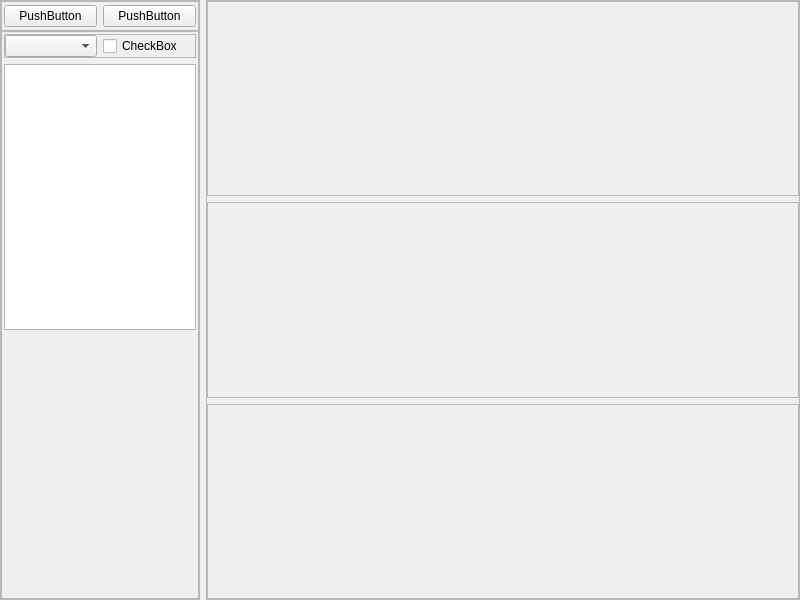
<?xml version="1.0" encoding="UTF-8"?>
<ui version="4.0">
 <class>Widget</class>
 <widget class="QWidget" name="Widget">
  <property name="geometry">
   <rect>
    <x>0</x>
    <y>0</y>
    <width>800</width>
    <height>600</height>
   </rect>
  </property>
  <property name="windowTitle">
   <string>Widget</string>
  </property>
  <layout class="QHBoxLayout" name="horizontalLayout">
   <property name="leftMargin">
    <number>0</number>
   </property>
   <property name="topMargin">
    <number>0</number>
   </property>
   <property name="rightMargin">
    <number>0</number>
   </property>
   <property name="bottomMargin">
    <number>0</number>
   </property>
   <item>
    <widget class="QFrame" name="frame">
     <property name="maximumSize">
      <size>
       <width>200</width>
       <height>16777215</height>
      </size>
     </property>
     <property name="frameShape">
      <enum>QFrame::StyledPanel</enum>
     </property>
     <property name="frameShadow">
      <enum>QFrame::Raised</enum>
     </property>
     <layout class="QVBoxLayout" name="verticalLayout">
      <property name="spacing">
       <number>0</number>
      </property>
      <property name="leftMargin">
       <number>0</number>
      </property>
      <property name="topMargin">
       <number>0</number>
      </property>
      <property name="rightMargin">
       <number>0</number>
      </property>
      <property name="bottomMargin">
       <number>0</number>
      </property>
      <item>
       <widget class="QFrame" name="frame_2">
        <property name="minimumSize">
         <size>
          <width>0</width>
          <height>30</height>
         </size>
        </property>
        <property name="frameShape">
         <enum>QFrame::StyledPanel</enum>
        </property>
        <property name="frameShadow">
         <enum>QFrame::Raised</enum>
        </property>
        <layout class="QHBoxLayout" name="horizontalLayout_2">
         <property name="leftMargin">
          <number>2</number>
         </property>
         <property name="topMargin">
          <number>2</number>
         </property>
         <property name="rightMargin">
          <number>2</number>
         </property>
         <property name="bottomMargin">
          <number>2</number>
         </property>
         <item>
          <widget class="QPushButton" name="pushButton">
           <property name="text">
            <string>PushButton</string>
           </property>
          </widget>
         </item>
         <item>
          <widget class="QPushButton" name="pushButton_2">
           <property name="text">
            <string>PushButton</string>
           </property>
          </widget>
         </item>
        </layout>
       </widget>
      </item>
      <item>
       <widget class="QScrollArea" name="scrollArea">
        <property name="widgetResizable">
         <bool>true</bool>
        </property>
        <widget class="QWidget" name="scrollAreaWidgetContents">
         <property name="geometry">
          <rect>
           <x>0</x>
           <y>0</y>
           <width>196</width>
           <height>566</height>
          </rect>
         </property>
         <layout class="QVBoxLayout" name="verticalLayout_2">
          <property name="leftMargin">
           <number>2</number>
          </property>
          <property name="topMargin">
           <number>2</number>
          </property>
          <property name="rightMargin">
           <number>2</number>
          </property>
          <property name="bottomMargin">
           <number>2</number>
          </property>
          <item>
           <widget class="QFrame" name="frame_4">
            <property name="frameShape">
             <enum>QFrame::StyledPanel</enum>
            </property>
            <property name="frameShadow">
             <enum>QFrame::Raised</enum>
            </property>
            <layout class="QHBoxLayout" name="horizontalLayout_3">
             <property name="leftMargin">
              <number>0</number>
             </property>
             <property name="topMargin">
              <number>0</number>
             </property>
             <property name="rightMargin">
              <number>0</number>
             </property>
             <property name="bottomMargin">
              <number>0</number>
             </property>
             <item>
              <widget class="QComboBox" name="comboBox"/>
             </item>
             <item>
              <widget class="QCheckBox" name="checkBox">
               <property name="text">
                <string>CheckBox</string>
               </property>
              </widget>
             </item>
            </layout>
           </widget>
          </item>
          <item>
           <widget class="QTextBrowser" name="textBrowser"/>
          </item>
          <item>
           <spacer name="verticalSpacer">
            <property name="orientation">
             <enum>Qt::Vertical</enum>
            </property>
            <property name="sizeHint" stdset="0">
             <size>
              <width>20</width>
              <height>260</height>
             </size>
            </property>
           </spacer>
          </item>
         </layout>
        </widget>
       </widget>
      </item>
     </layout>
    </widget>
   </item>
   <item>
    <widget class="QFrame" name="frame_main_obj">
     <property name="frameShape">
      <enum>QFrame::StyledPanel</enum>
     </property>
     <property name="frameShadow">
      <enum>QFrame::Raised</enum>
     </property>
     <layout class="QVBoxLayout" name="verticalLayout_3">
      <property name="leftMargin">
       <number>0</number>
      </property>
      <property name="topMargin">
       <number>0</number>
      </property>
      <property name="rightMargin">
       <number>0</number>
      </property>
      <property name="bottomMargin">
       <number>0</number>
      </property>
      <item>
       <widget class="QFrame" name="frame_top">
        <property name="minimumSize">
         <size>
          <width>0</width>
          <height>100</height>
         </size>
        </property>
        <property name="frameShape">
         <enum>QFrame::StyledPanel</enum>
        </property>
        <property name="frameShadow">
         <enum>QFrame::Raised</enum>
        </property>
       </widget>
      </item>
      <item>
       <widget class="QFrame" name="frame_mid">
        <property name="frameShape">
         <enum>QFrame::StyledPanel</enum>
        </property>
        <property name="frameShadow">
         <enum>QFrame::Raised</enum>
        </property>
        <layout class="QHBoxLayout" name="horizontalLayout_4">
         <property name="leftMargin">
          <number>0</number>
         </property>
         <property name="topMargin">
          <number>0</number>
         </property>
         <property name="rightMargin">
          <number>0</number>
         </property>
         <property name="bottomMargin">
          <number>0</number>
         </property>
        </layout>
       </widget>
      </item>
      <item>
       <widget class="QFrame" name="frame_btn">
        <property name="minimumSize">
         <size>
          <width>0</width>
          <height>100</height>
         </size>
        </property>
        <property name="frameShape">
         <enum>QFrame::StyledPanel</enum>
        </property>
        <property name="frameShadow">
         <enum>QFrame::Raised</enum>
        </property>
       </widget>
      </item>
     </layout>
    </widget>
   </item>
  </layout>
 </widget>
 <resources/>
 <connections/>
</ui>
